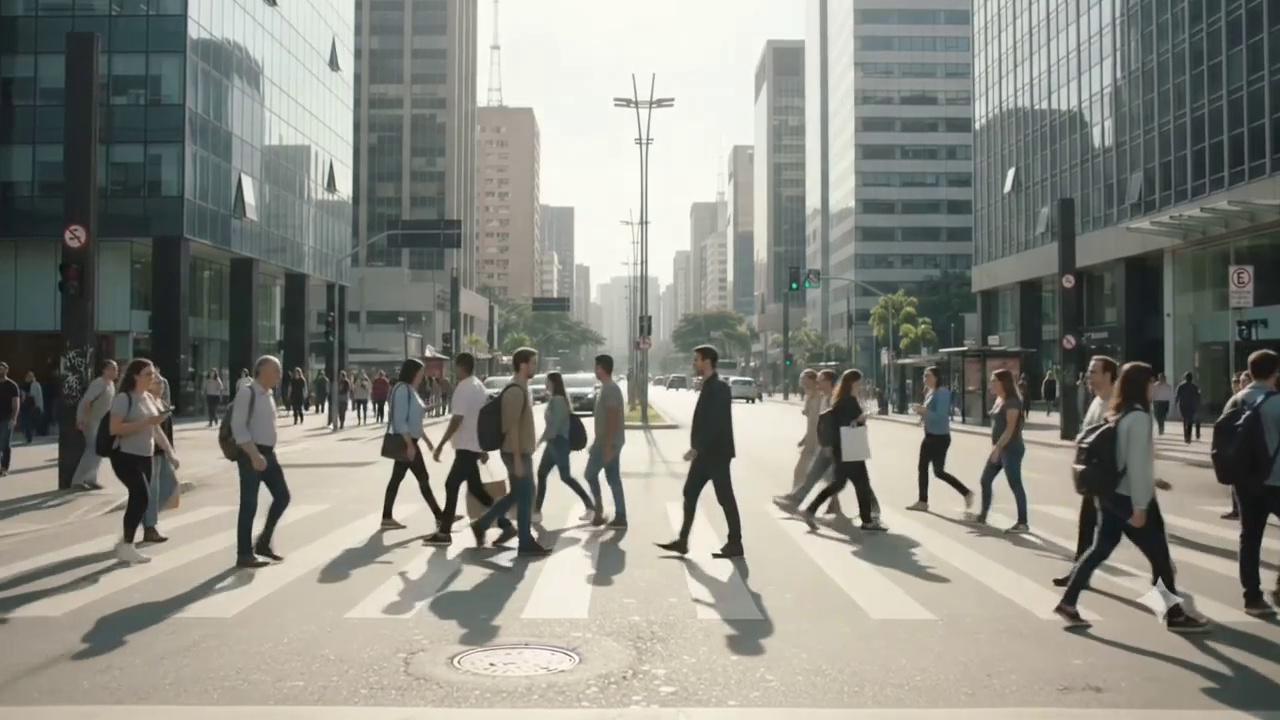
#> input picture frame 17 of TP3/ex1/video_exemplo.mp4, 1280 x 720 px, given in place of sample_video.mp4, which was not available
$ python item_a.py
#> lines starting #> are read from the running program, lines starting #| are printed output that depends on the picture; after the words box and inside, x2 and y2 are one past the last pixel; in counts of white or black regions, pixels touching at a corner belong together; pictures that were not available may be replaced by others from this repository, and a replacement may not be noted
### TP3/ex2/utils.py
import argparse
import time
from collections import deque
from pathlib import Path

import cv2
import numpy as np


def parse_source(value):
    """Converte '0' em câmera 0; demais valores são tratados como caminho/URL."""
    try:
        return int(value)
    except ValueError:
        return value


def open_capture(source):
    cap = cv2.VideoCapture(parse_source(source))
    if not cap.isOpened():
        raise RuntimeError(f"Não foi possível abrir a fonte de vídeo: {source}")
    return cap


def resize_keep_aspect(frame, width=None):
    if width is None or frame.shape[1] <= width:
        return frame
    scale = width / frame.shape[1]
    return cv2.resize(frame, None, fx=scale, fy=scale)


def clean_foreground_mask(mask, kernel_size=5, min_area=500):
    """Aplica limiarização e morfologia para reduzir ruído no foreground."""
    _, mask = cv2.threshold(mask, 200, 255, cv2.THRESH_BINARY)
    kernel = cv2.getStructuringElement(cv2.MORPH_ELLIPSE, (kernel_size, kernel_size))
    mask = cv2.morphologyEx(mask, cv2.MORPH_OPEN, kernel)
    mask = cv2.morphologyEx(mask, cv2.MORPH_CLOSE, kernel)
    return mask


def contours_from_mask(mask, min_area=500):
    contours, _ = cv2.findContours(mask, cv2.RETR_EXTERNAL, cv2.CHAIN_APPROX_SIMPLE)
    valid = []
    for c in contours:
        area = cv2.contourArea(c)
        if area >= min_area:
            valid.append(c)
    return valid


def annotate_contours(frame, contours, color=(0, 255, 0)):
    annotated = frame.copy()
    for idx, c in enumerate(contours, start=1):
        x, y, w, h = cv2.boundingRect(c)
        cv2.rectangle(annotated, (x, y), (x + w, y + h), color, 2)
        cv2.putText(annotated, f"obj {idx}", (x, y - 6), cv2.FONT_HERSHEY_SIMPLEX, 0.5, color, 2)
    return annotated


# [5 lines left out: function moving_average, not called in this run]


def overlay_text(frame, lines, x=10, y=24, color=(255, 255, 255)):
    out = frame.copy()
    for i, line in enumerate(lines):
        yy = y + i * 24
        cv2.putText(out, line, (x, yy), cv2.FONT_HERSHEY_SIMPLEX, 0.62, (0, 0, 0), 4)
        cv2.putText(out, line, (x, yy), cv2.FONT_HERSHEY_SIMPLEX, 0.62, color, 2)
    return out


def ensure_output_dir():
    Path("output").mkdir(exist_ok=True)
    return Path("output")

### TP3/ex2/item_a.py
import argparse
import time
from collections import deque

import cv2
import numpy as np

from utils import open_capture, resize_keep_aspect, clean_foreground_mask, contours_from_mask, annotate_contours, overlay_text


def process(method_name, subtractor, frame, min_area):
    tic = time.perf_counter()
    mask = subtractor.apply(frame)
    clean = clean_foreground_mask(mask)
    contours = contours_from_mask(clean, min_area=min_area)
    elapsed_ms = (time.perf_counter() - tic) * 1000
    annotated = annotate_contours(frame, contours, color=(0, 255, 0) if method_name == "MOG2" else (255, 128, 0))
    return clean, annotated, contours, elapsed_ms


def main():
    parser = argparse.ArgumentParser(description="Compara MOG2 e KNN lado a lado.")
    parser.add_argument("--source", default="ex2\data\sample_video.mp4")
    parser.add_argument("--min-area", type=float, default=500)
    parser.add_argument("--width", type=int, default=640)
    args = parser.parse_args()

    cap = open_capture(args.source)
    mog2 = cv2.createBackgroundSubtractorMOG2(history=500, varThreshold=16, detectShadows=True)
    knn = cv2.createBackgroundSubtractorKNN(history=500, dist2Threshold=400, detectShadows=True)

    times_mog2 = deque(maxlen=120)
    times_knn = deque(maxlen=120)
    frame_idx = 0

    while True:
        ok, frame = cap.read()
#> frame is the input picture: shape (720, 1280, 3); mean B, G, R 129.6, 137.6, 136.8
        if not ok:
            break
        frame = resize_keep_aspect(frame, args.width)
        frame_idx += 1

        mask_mog2, ann_mog2, cont_mog2, t_mog2 = process("MOG2", mog2, frame, args.min_area)
#> in process, `mask = subtractor.apply(frame)`: mask: shape (360, 640); every value is 127
#> in clean_foreground_mask, `_, mask = cv2.threshold(mask, 200, 255, cv2.THRESH_BINARY)`: mask: shape (360, 640); every value is 0
#> in contours_from_mask, `contours, _ = cv2.findContours(mask, cv2.RETR_EXTERNAL, cv2.CHAIN_APPR..`: contours = []
#> cont_mog2 = []; t_mog2 = 12.37
        mask_knn, ann_knn, cont_knn, t_knn = process("KNN", knn, frame, args.min_area)
#> in process (call 2), `mask = subtractor.apply(frame)`: mask: shape (360, 640); every value is 255
#> the loop in contours_from_mask (call 2), `for c in contours:` made 1 pass
#> (c, area) on pass 1: ([[0, 0], [0, 359], [639, 359], [639, 0]], 229401)
#> call 2 of annotate_contours, with color = (255, 128, 0)
#> the loop in annotate_contours (call 2), `for idx, c in enumerate(contours, start=1):` made 1 pass
#> (idx, c, x, y, w, h) on pass 1: (1, [[0, 0], [0, 359], [639, 359], [639, 0]], 0, 0, 640, 360)
#> after the loop in annotate_contours (call 2), `for idx, c in enumerate(contours, start=1):`:
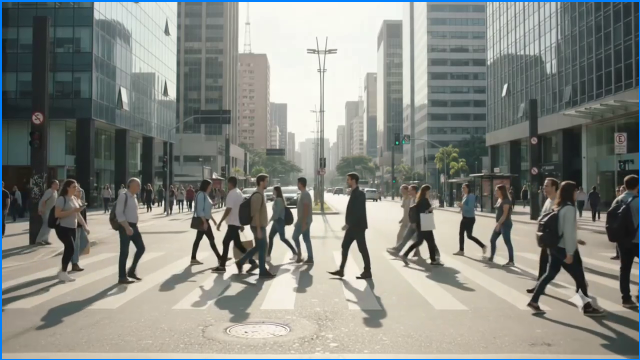
#> annotated: shape (360, 640, 3); mean B, G, R 131.3, 137.5, 135.1
#> cont_knn = [[[0, 0], [0, 359], [639, 359], [639, 0]]]; t_knn = 26.83
        times_mog2.append(t_mog2)
        times_knn.append(t_knn)
        avg_mog2 = sum(times_mog2) / len(times_mog2)
        avg_knn = sum(times_knn) / len(times_knn)

        ann_mog2 = overlay_text(ann_mog2, [f"MOG2 | objetos: {len(cont_mog2)}", f"media: {avg_mog2:.2f} ms"])
#> after the loop in overlay_text, `for i, line in enumerate(lines):`:
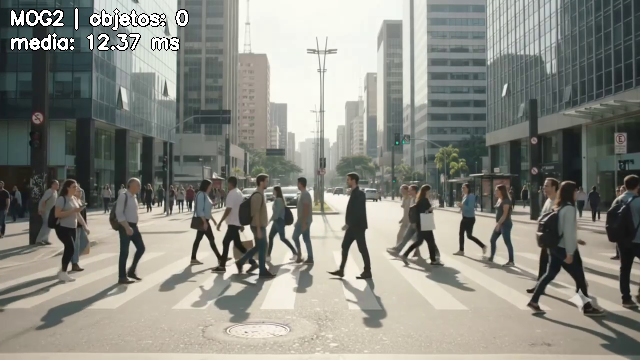
#> out: shape (360, 640, 3); mean B, G, R 130.2, 138.2, 137.6
        ann_knn = overlay_text(ann_knn, [f"KNN | objetos: {len(cont_knn)}", f"media: {avg_knn:.2f} ms"])
#> call 2 of overlay_text, with x = 10, y = 24, color = (255, 255, 255)
#> after the loop in overlay_text (call 2), `for i, line in enumerate(lines):`:
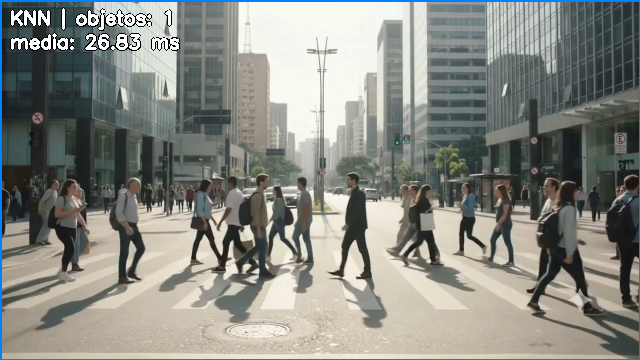
#> out: shape (360, 640, 3); 1.52% of pixels changed, all inside (x1, y1, x2, y2) = (10, 7, 180, 51)

        masks = np.hstack([cv2.cvtColor(mask_mog2, cv2.COLOR_GRAY2BGR), cv2.cvtColor(mask_knn, cv2.COLOR_GRAY2BGR)])
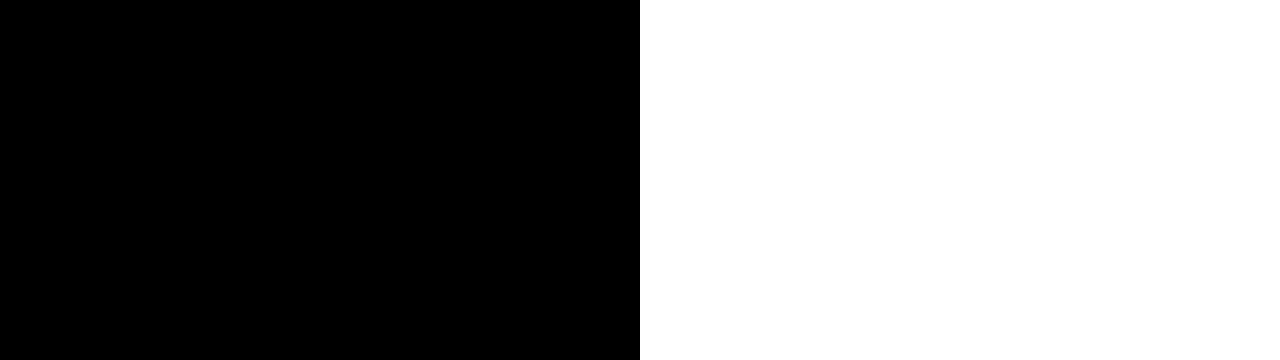
#> masks: shape (360, 1280, 3); 50% white; 1 white region, box (x1, y1, x2, y2) and area: (640, 0, 1280, 360) 230400
        frames = np.hstack([ann_mog2, ann_knn])
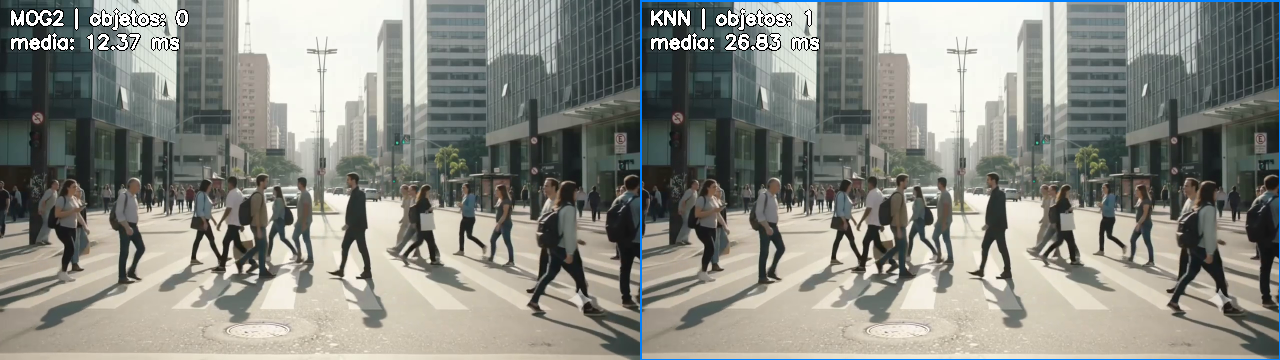
#> frames: shape (360, 1280, 3); mean B, G, R 131, 138.1, 136.7

        print(
            f"frame={frame_idx:04d} | "
            f"MOG2 objetos={len(cont_mog2)} tempo={t_mog2:.2f}ms media={avg_mog2:.2f}ms | "
            f"KNN objetos={len(cont_knn)} tempo={t_knn:.2f}ms media={avg_knn:.2f}ms"
        )
#| frame=0001 | MOG2 objetos=0 tempo=12.37ms media=12.37ms | KNN objetos=1 tempo=26.83ms media=26.83ms

        cv2.imshow("Mascaras: MOG2 esquerda | KNN direita", masks)
        cv2.imshow("Frames anotados: MOG2 esquerda | KNN direita", frames)
        if cv2.waitKey(1) & 0xFF == ord("q"):
#> (key q is pressed here)
            break

    cap.release()
    cv2.destroyAllWindows()


if __name__ == "__main__":
    main()

$ run again, starting later in the video
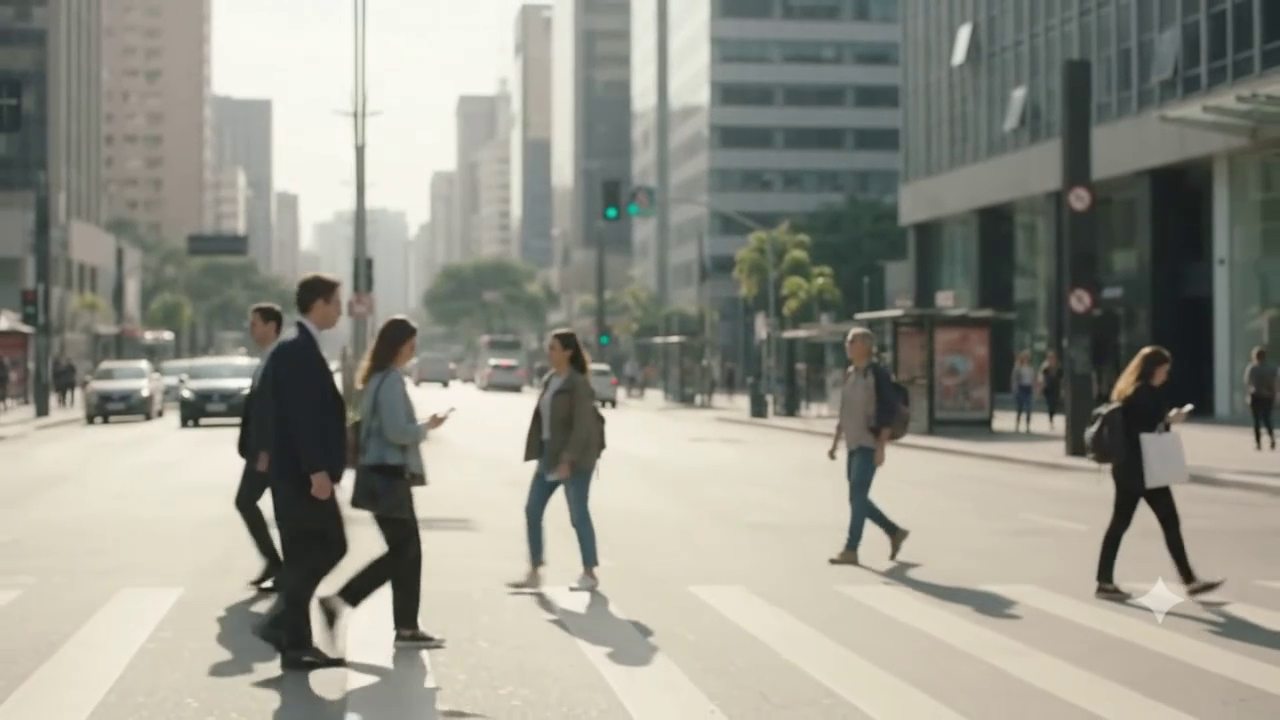
#> input picture frame 80 of TP3/ex1/video_exemplo.mp4, 1280 x 720 px, given in place of sample_video.mp4, which was not available
#> in main, frame is the input picture: shape (720, 1280, 3); mean B, G, R 137.2, 147.6, 148
#> in contours_from_mask, `contours, _ = cv2.findContours(mask, cv2.RETR_EXTERNAL, cv2.CHAIN_APPR..`: contours = []
#> t_mog2 = 15.82
#> the loop in contours_from_mask (call 2), `for c in contours:` made 1 pass
#> (c, area) on pass 1: ([[0, 0], [0, 359], [639, 359], [639, 0]], 229401)
#> the loop in annotate_contours (call 2), `for idx, c in enumerate(contours, start=1):` made 1 pass
#> (idx, c, x, y, w, h) on pass 1: (1, [[0, 0], [0, 359], [639, 359], [639, 0]], 0, 0, 640, 360)
#> after the loop in annotate_contours (call 2), `for idx, c in enumerate(contours, start=1):`:
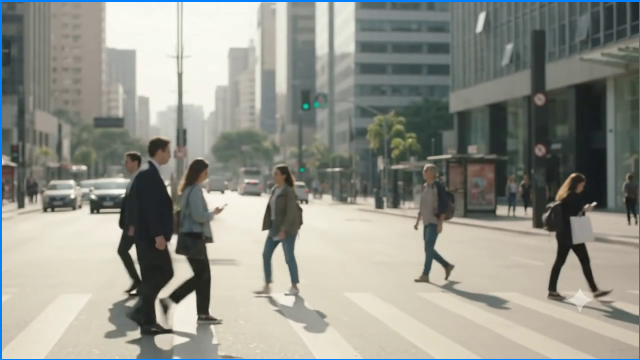
#> annotated: shape (360, 640, 3); mean B, G, R 138.7, 147.4, 146.1
#> cont_knn = [[[0, 0], [0, 359], [639, 359], [639, 0]]]; t_knn = 41.54
#> masks: shape (360, 1280, 3); 50% white; 1 white region, box (x1, y1, x2, y2) and area: (640, 0, 1280, 360) 230400
#> in main, `frames = np.hstack([ann_mog2, ann_knn])`:
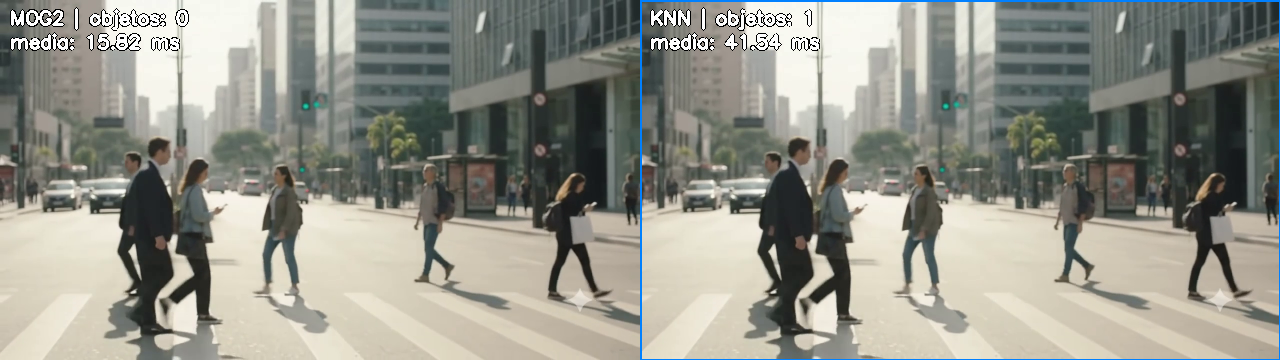
#> frames: shape (360, 1280, 3); mean B, G, R 137.8, 147.2, 146.8
#| frame=0001 | MOG2 objetos=0 tempo=15.82ms media=15.82ms | KNN objetos=1 tempo=41.54ms media=41.54ms

$ run again, starting later in the video
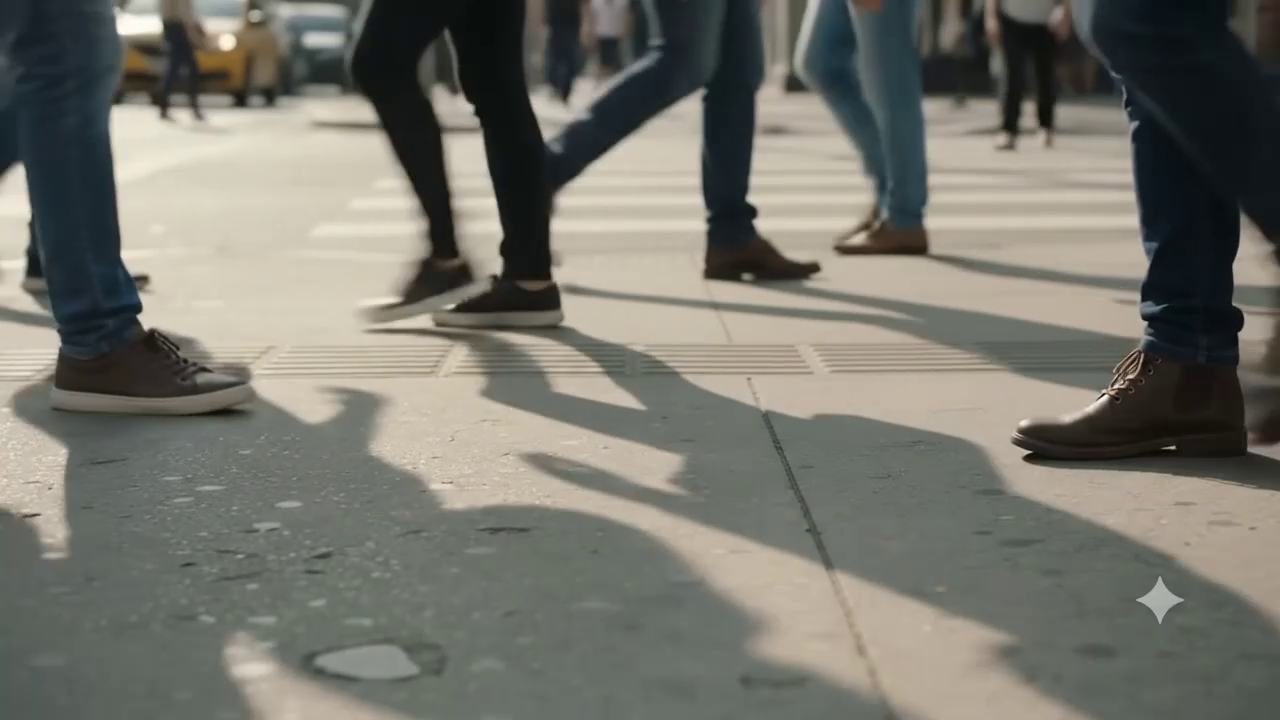
#> input picture frame 143 of TP3/ex1/video_exemplo.mp4, 1280 x 720 px, given in place of sample_video.mp4, which was not available
#> in main, frame is the input picture: shape (720, 1280, 3); mean B, G, R 108.9, 117.6, 118.2
#> in contours_from_mask, `contours, _ = cv2.findContours(mask, cv2.RETR_EXTERNAL, cv2.CHAIN_APPR..`: contours = []
#> t_mog2 = 11.24
#> the loop in contours_from_mask (call 2), `for c in contours:` made 1 pass
#> (c, area) on pass 1: ([[0, 0], [0, 359], [639, 359], [639, 0]], 229401)
#> the loop in annotate_contours (call 2), `for idx, c in enumerate(contours, start=1):` made 1 pass
#> (idx, c, x, y, w, h) on pass 1: (1, [[0, 0], [0, 359], [639, 359], [639, 0]], 0, 0, 640, 360)
#> after the loop in annotate_contours (call 2), `for idx, c in enumerate(contours, start=1):`:
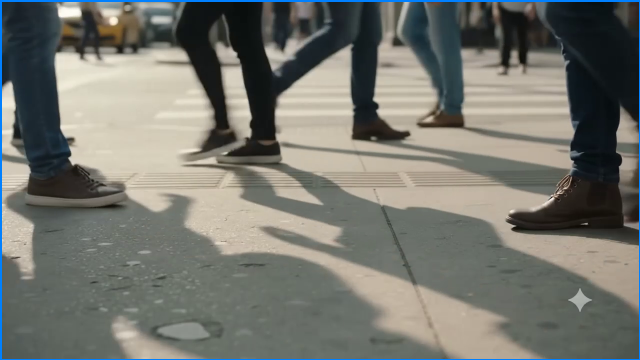
#> annotated: shape (360, 640, 3); mean B, G, R 111.2, 118.1, 117.1
#> cont_knn = [[[0, 0], [0, 359], [639, 359], [639, 0]]]; t_knn = 25.03
#> masks: shape (360, 1280, 3); 50% white; 1 white region, box (x1, y1, x2, y2) and area: (640, 0, 1280, 360) 230400
#> in main, `frames = np.hstack([ann_mog2, ann_knn])`:
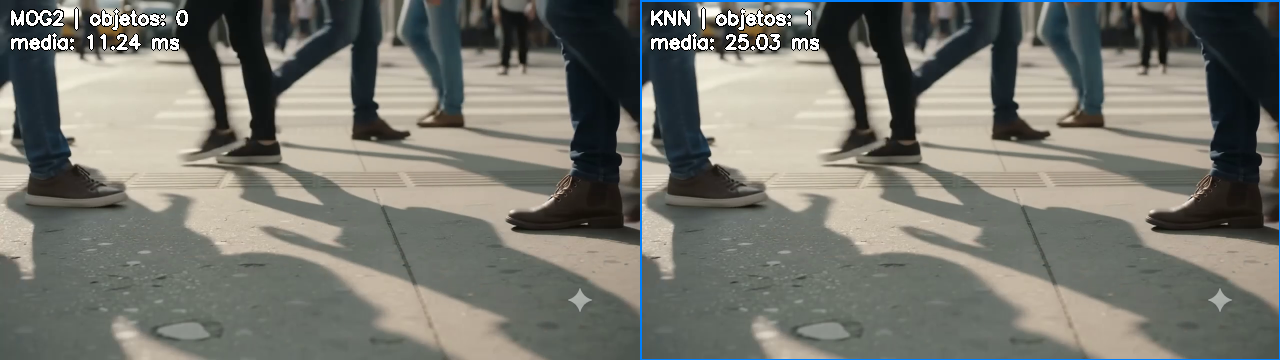
#> frames: shape (360, 1280, 3); mean B, G, R 111.4, 119.1, 118.9
#| frame=0001 | MOG2 objetos=0 tempo=11.24ms media=11.24ms | KNN objetos=1 tempo=25.03ms media=25.03ms
